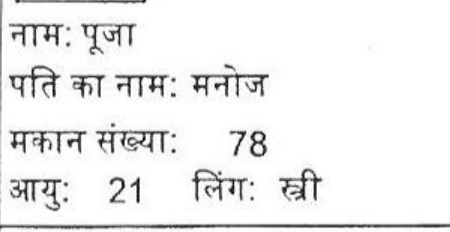
#> input picture scratchpad/newward/_ocr_tmp.png, 450 x 232 px
$ python detect_add_cells.py _ocr_tmp.png
#> lines starting #> are read from the running program, lines starting #| are printed output that depends on the picture; after the words box and inside, x2 and y2 are one past the last pixel; in counts of white or black regions, pixels touching at a corner belong together
#> in main, img is the input picture: PIL image 450x232 L; min 9, max 255, mean 238.9
# -*- coding: utf-8 -*-
"""Detect portrait photo boxes on an additions page via ruled-cell detection.

The additions page draws each voter in a bordered cell. We detect the cell
grid from long horizontal/vertical dark lines, then take the right portion of
each cell (where the portrait sits) as the photo crop.
"""
import sys, os, json
sys.stdout.reconfigure(encoding='utf-8')
import numpy as np
from PIL import Image
import pytesseract

def detect_cells(img, min_frac=0.5):
#> called with min_frac = 0.5
    g = np.array(img.convert('L'))
    H, W = g.shape
#> H = 232; W = 450
    dark = g < 160
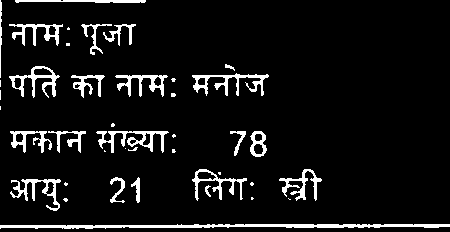
#> dark: shape (232, 450) bool; 7.6% white; 41 white regions (19 under 20 px), largest, box (x1, y1, x2, y2) and area: (0, 224, 450, 229) 1437, (192, 73, 269, 96) 600, (96, 131, 169, 153) 585
    # horizontal lines: rows with a long run of dark pixels
    row_frac = dark.mean(axis=1)
#> row_frac = 232 values, max 1 at index 226, min 0 at index 100, mean 0.0757
    col_frac = dark.mean(axis=0)
#> col_frac = 450 values, max 0.444 at index 0, min 0.00862 at index 356, mean 0.0757
    hlines = [y for y in range(H) if row_frac[y] > min_frac]
#> hlines = [225, 226, 227]
    vlines = [x for x in range(W) if col_frac[x] > min_frac * 0.5]
#> vlines = [0, 22, 23, 24, 33, 34, 53, 54, 55]
    return hlines, vlines, (W, H)

def cluster(vals, gap=8):
    out = []
    for v in vals:
        if out and v - out[-1][-1] <= gap:
            out[-1].append(v)
        else:
            out.append([v])
    return [int(np.mean(c)) for c in out]

def main():
    page_png = sys.argv[1]
    img = Image.open(page_png)
    hlines, vlines, (W, H) = detect_cells(img)
#> hlines = [225, 226, 227]; vlines = [0, 22, 23, 24, 33, 34, 53, 54, 55]; W = 450; H = 232
    hc = cluster(hlines); vc = cluster(vlines)
#> the loop in cluster, `for v in vals:` made 3 passes
#> after the loop in cluster, `for v in vals:`: out = [[225, 226, 227]]
#> after `hc = cluster(hlines)`: hc = [226]
#> the loop in cluster (call 2), `for v in vals:` made 9 passes
#> v on passes 2 to 9: 22, 23, 24, 33, 34, 53, 54, 55
#> after `vc = cluster(vlines)`: vc = [0, 23, 33, 54]
    print('page', page_png, img.size, 'hlines', hc, 'vlines', vc)
#| page _ocr_tmp.png (450, 232) hlines [226] vlines [0, 23, 33, 54]
    # build cells from consecutive h/v line pairs
    cells = []
    for i in range(len(hc) - 1):
        y0, y1 = hc[i], hc[i + 1]
        if y1 - y0 < 60:
            continue
        xs = [x for x in vc if y0 < x < y1] or vc
        for j in range(len(vc) - 1):
            x0, x1 = vc[j], vc[j + 1]
            if x1 - x0 < 120:
                continue
            cells.append((x0, y0, x1, y1))
#> this loop made 0 passes
#> after the loop, cells = []
    # dedupe + sort reading order
    cells = sorted(set(cells), key=lambda c: (c[1], c[0]))
    print('cells', len(cells))
#| cells 0
    out = []
    for (x0, y0, x1, y1) in cells:
        w, h = x1 - x0, y1 - y0
        pad = 6
        # text = left 60%, photo = right 40%
        tx1 = x0 + int(w * 0.62)
        text_box = (x0 + pad, y0 + pad, tx1, y1 - pad)
        photo_box = (tx1 + 4, y0 + pad, x1 - pad, y1 - pad)
        t = img.crop(text_box)
        txt = pytesseract.image_to_string(t, lang='hin+eng')
        import re
        def grab(label):
            m = re.search(label + r'\s*[:：]?\s*([^\n]+)', txt)
            return m.group(1).strip(' .।') if m else ''
        serial = grab(r'(?:क्रमांक|संख्या|क्र)')
        m = re.search(r'\b(\d{2,4})\b', txt)
        serial_num = int(m.group(1)) if m else None
        name = grab('नाम')
        rel = grab(r'पिता का नाम|पति का नाम|माता का नाम')
        rel_label = 'पिता' if 'पिता' in txt else ('पति' if 'पति' in txt else ('माता' if 'माता' in txt else ''))
        out.append(dict(box=[x0, y0, x1, y1], photo=list(photo_box),
                        serial=serial_num, name=name, rel=rel, rel_label=rel_label,
                        raw=txt.strip()))
#> after the loop, out = []
    print(json.dumps(out, ensure_ascii=False, indent=1))

if __name__ == '__main__':
    main()

$ run again, on scratchpad/newward/band_w10_p12_b2.png
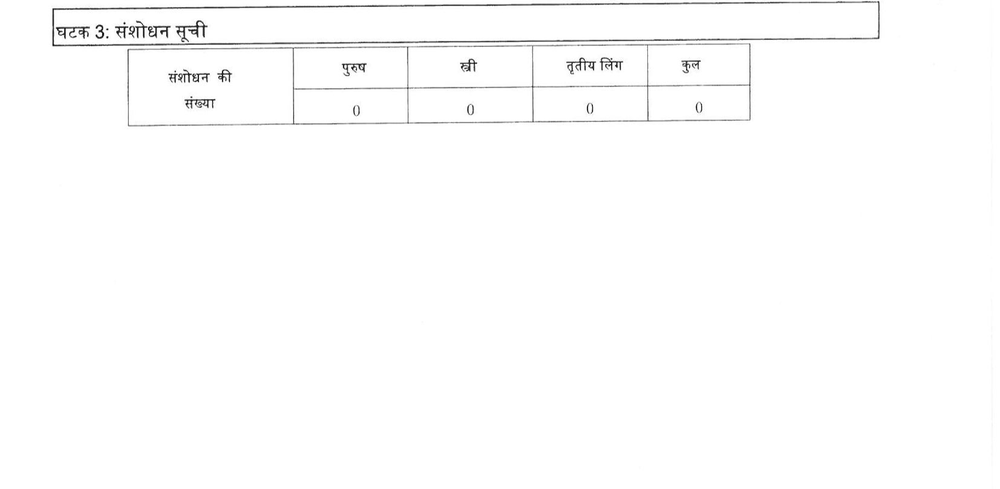
#> input picture scratchpad/newward/band_w10_p12_b2.png, 1000 x 489 px, shrunk from 4132 x 2019 before the run
#> in main, img is the input picture: PIL image 1000x489 RGB; min 0, max 255, mean 252.6
#> in detect_cells, `dark = g < 160`:
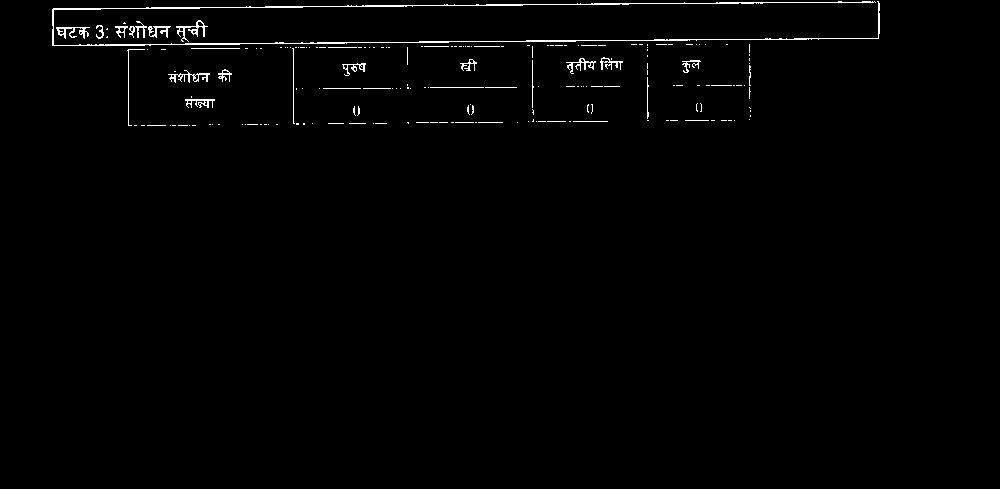
#> dark: shape (489, 1000) bool; 1.1% white in thin lines or dots, all inside (x1, y1, x2, y2) = (52, 1, 880, 126)
#> row_frac = 489 values, max 0.19 at index 44, min 0 at index 0, mean 0.011
#> col_frac = 1000 values, max 0.164 at index 128, min 0 at index 0, mean 0.011
#> in detect_cells, `hlines = [y for y in range(H) if row_frac[y] > min_frac]`: hlines = []
#> in main, `hlines, vlines, (W, H) = detect_cells(img)`: W = 1000; H = 489
#> after the loop in cluster, `for v in vals:`: out = []
#| page band_w10_p12_b2.png (1000, 489) hlines [] vlines []
#| cells 0

$ run again, on scratchpad/newward/band_w10_p15_b0.png
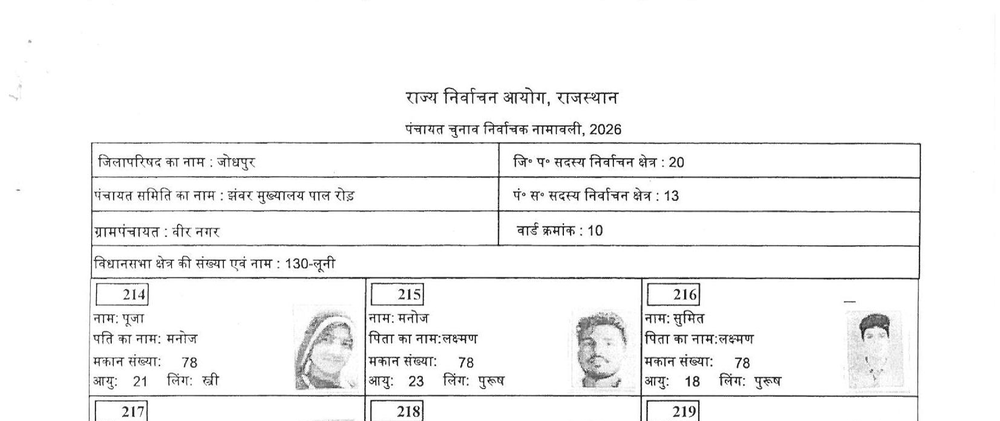
#> input picture scratchpad/newward/band_w10_p15_b0.png, 1000 x 421 px, shrunk from 4132 x 1740 before the run
#> in main, img is the input picture: PIL image 1000x421 RGB; min 0, max 255, mean 244.3
#> in detect_cells, `dark = g < 160`:
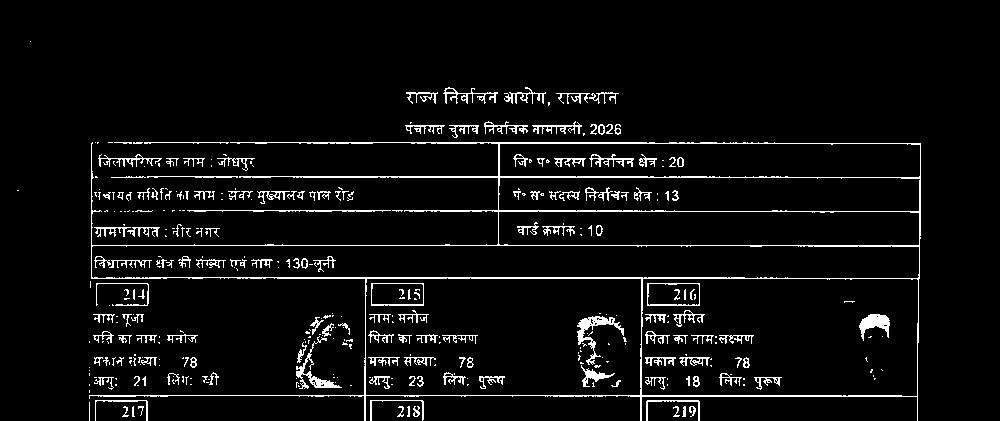
#> dark: shape (421, 1000) bool; 5.1% white in thin lines or dots, all inside (x1, y1, x2, y2) = (17, 41, 921, 421)
#> row_frac = 421 values, max 0.829 at index 245, min 0 at index 0, mean 0.0512
#> col_frac = 1000 values, max 0.38 at index 641, min 0 at index 0, mean 0.0512
#> in detect_cells, `hlines = [y for y in range(H) if row_frac[y] > min_frac]`: hlines = [142, 143, 176, 177, 211, 245, 277, 278, 395]
#> in detect_cells, `vlines = [x for x in range(W) if col_frac[x] > min_frac * 0.5]`: vlines = [91, 365, 498, 641, 917]
#> in main, `hlines, vlines, (W, H) = detect_cells(img)`: hlines = [142, 143, 176, 177, 211, 245, 277, 278, 395]; vlines = [91, 365, 498, 641, 917]; W = 1000; H = 421
#> the loop in cluster, `for v in vals:` made 9 passes
#> v on passes 1 to 8: 142, 143, 176, 177, 211, 245, 277, 278
#> after the loop in cluster, `for v in vals:`: out = [[142, 143], [176, 177], [211], [245], [277, 278], [395]]
#> hc = [142, 176, 211, 245, 277, 395]
#> vc = [91, 365, 498, 641, 917]
#| page band_w10_p15_b0.png (1000, 421) hlines [142, 176, 211, 245, 277, 395] vlines [91, 365, 498, 641, 917]
#> the loop in main, `for i in range(len(hc) - 1):` made 5 passes
#> (y0, y1) on passes 1 to 4: (142, 176), (176, 211), (211, 245), (245, 277)
#> after the loop in main, `for i in range(len(hc) - 1):`: cells = [(91, 277, 365, 395), (365, 277, 498, 395), (498, 277, 641, 395), (641, 277, 917, 395)]
#| cells 4
#> the loop in main, `for (x0, y0, x1, y1) in cells:` made 1 pass
#> (x0, y0, x1, y1, w, h, pad, tx1) on pass 1: (91, 277, 365, 395, 274, 118, 6, 260)
#> pass 1, in main, `t = img.crop(text_box)`:
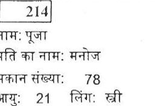
#> t: PIL image 163x106 RGB; min 14, max 255, mean 240.7
#> after the loop in main, `for (x0, y0, x1, y1) in cells:`: out = []

$ run again, on scratchpad/newward/band_w10_p15_b2.png
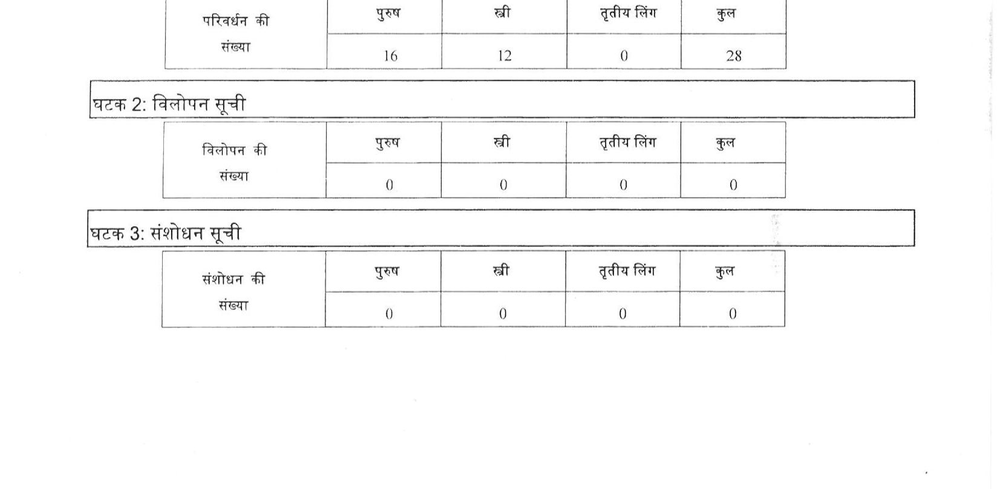
#> input picture scratchpad/newward/band_w10_p15_b2.png, 1000 x 489 px, shrunk from 4132 x 2019 before the run
#> in main, img is the input picture: PIL image 1000x489 RGB; min 4, max 255, mean 249.5
#> in detect_cells, `dark = g < 160`:
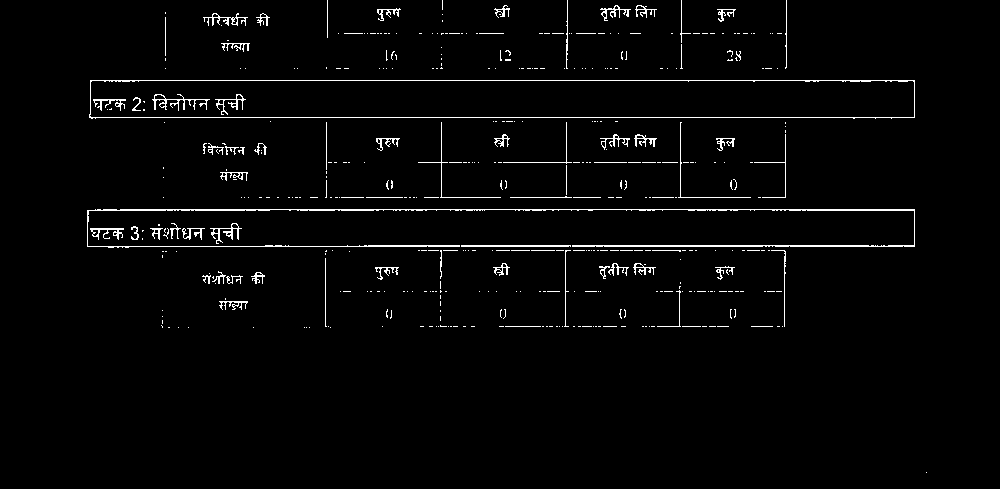
#> dark: shape (489, 1000) bool; 2.3% white in thin lines or dots, all inside (x1, y1, x2, y2) = (87, 0, 927, 473)
#> row_frac = 489 values, max 0.826 at index 117, min 0 at index 69, mean 0.0233
#> col_frac = 1000 values, max 0.239 at index 441, min 0 at index 0, mean 0.0233
#> in detect_cells, `hlines = [y for y in range(H) if row_frac[y] > min_frac]`: hlines = [80, 117, 209, 210, 245, 246]
#> in detect_cells, `vlines = [x for x in range(W) if col_frac[x] > min_frac * 0.5]`: vlines = []
#> in main, `hlines, vlines, (W, H) = detect_cells(img)`: hlines = [80, 117, 209, 210, 245, 246]; vlines = []; W = 1000; H = 489
#> the loop in cluster, `for v in vals:` made 6 passes
#> v on passes 1 to 6: 80, 117, 209, 210, 245, 246
#> after the loop in cluster, `for v in vals:`: out = [[80], [117], [209, 210], [245, 246]]
#> hc = [80, 117, 209, 245]
#> vc = []
#| page band_w10_p15_b2.png (1000, 489) hlines [80, 117, 209, 245] vlines []
#> the loop in main, `for i in range(len(hc) - 1):` made 3 passes
#> (y0, y1) on passes 1 to 3: (80, 117), (117, 209), (209, 245)
#| cells 0
